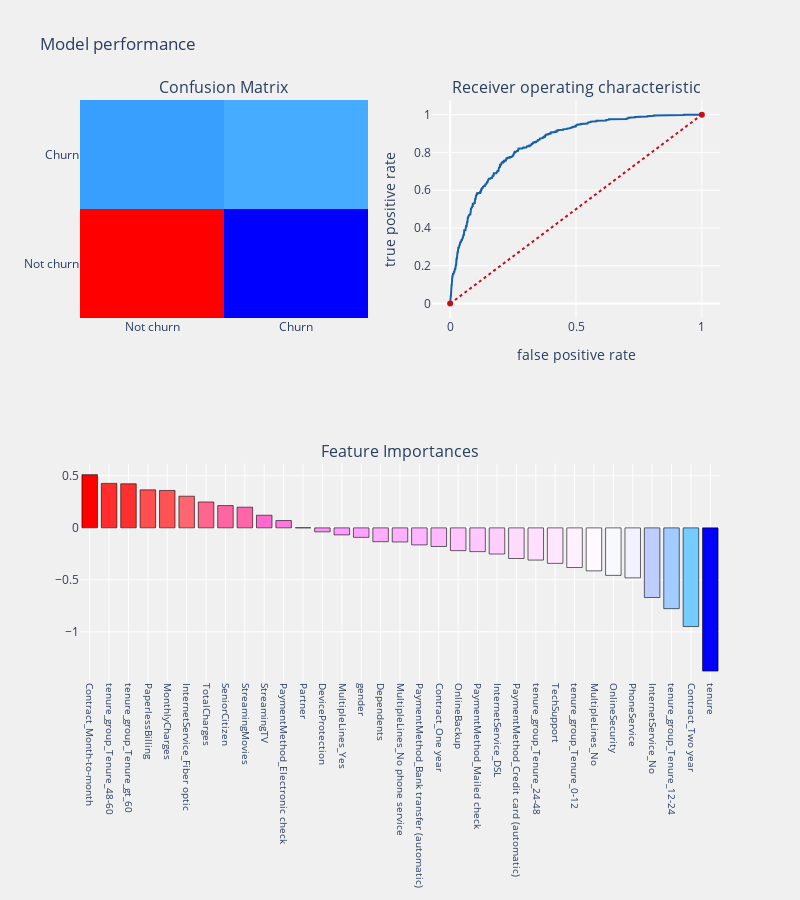

The code cell stored with this chart in its notebook:
### Markdown cell above
Churn Prediction Function

### Code cell
def churn_pred(algorithm, x_train, x_test, y_train, y_test, cols, cf, threshold_plot):
    #model
    algorithm.fit(x_train, y_train)
    predictions = algorithm.predict(x_test)
    probabilities = algorithm.predict_proba(x_test)
    
    #Coefficients
    
    if cf == "coefficients":
        coefficients = pd.DataFrame(algorithm.coef_.ravel())
    elif cf == "features":
        coefficients = pd.DataFrame(algorithm.feature_importances_)
        
    columns_df = pd.DataFrame(cols)
    coef_summary = (pd.merge(coefficients, columns_df, left_index = True, right_index = True, how = "left"))
    coef_summary.columns = ["coefficients", "features"]
    coef_summary = coef_summary.sort_values(by = "coefficients", ascending = False)
    
    print(algorithm)
    print("\n Classification report : \n", classification_report(y_test, predictions))
    print("Accuracy score : ", accuracy_score(y_test, predictions))
    
    #Confusion Matrix
    conf_matrix = confusion_matrix(y_test, predictions)
    
    #roc_auc_score
    model_roc_auc = roc_auc_score(y_test, predictions)
    print("Area under curve : ", model_roc_auc, "\n")
    fpr, tpr, thresholds = roc_curve(y_test, probabilities[:,1])
    
    #plot confusion matrix
    trace1 = go.Heatmap(z = conf_matrix ,
                        x = ["Not churn","Churn"],
                        y = ["Not churn","Churn"],
                        showscale  = False,colorscale = "Picnic",
                        name = "matrix")
    
    #plot roc curve
    trace2 = go.Scatter(x = fpr,y = tpr,
                        name = "Roc : " + str(model_roc_auc),
                        line = dict(color = ('rgb(22, 96, 167)'),width = 2))
    trace3 = go.Scatter(x = [0,1],y=[0,1],
                        line = dict(color = ('rgb(205, 12, 24)'),width = 2,
                        dash = 'dot'))
    
    #plot coeffs
    trace4 = go.Bar(x = coef_summary["features"],y = coef_summary["coefficients"],
                    name = "coefficients",
                    marker = dict(color = coef_summary["coefficients"],
                                  colorscale = "Picnic",
                                  line = dict(width = .6,color = "black")))
    
    #subplots
    fig = tls.make_subplots(rows=2, cols=2, specs=[[{}, {}], [{'colspan': 2}, None]],
                            subplot_titles=('Confusion Matrix',
                                            'Receiver operating characteristic',
                                            'Feature Importances'))
    
    fig.append_trace(trace1,1,1)
    fig.append_trace(trace2,1,2)
    fig.append_trace(trace3,1,2)
    fig.append_trace(trace4,2,1)
    
    fig['layout'].update(showlegend=False, title="Model performance" ,
                         autosize = False,height = 900,width = 800,
                         plot_bgcolor = 'rgba(240,240,240, 0.95)',
                         paper_bgcolor = 'rgba(240,240,240, 0.95)',
                         margin = dict(b = 195))
    fig["layout"]["xaxis2"].update(dict(title = "false positive rate"))
    fig["layout"]["yaxis2"].update(dict(title = "true positive rate"))
    fig["layout"]["xaxis3"].update(dict(showgrid = True,tickfont = dict(size = 10),
                                        tickangle = 90))
    py.iplot(fig)
    
    if threshold_plot == True : 
        visualizer = DiscriminationThreshold(algorithm)
        visualizer.fit(X_train,y_train)
        visualizer.poof()
        
        
logit = LogisticRegression(C = 1.0, dual = False, fit_intercept = True,
                          intercept_scaling = 1, max_iter = 100, multi_class = 'ovr', n_jobs = 1,
                          penalty = 'l2', random_state = None, solver = 'liblinear', tol = 0.0001,
                          verbose = 0, warm_start = False)

churn_pred(logit, X_train, X_test, y_train, y_test, important_columns, "coefficients", threshold_plot = True)

### Figure 1 — Plotly figure (JSON) as saved in the notebook; plotly's stock layout.template omitted (floating-point values rounded to 4 significant figures; data arrays with more than 128 entries replaced by an {"elided": "..."} marker saying what was removed)
{"data": [{"colorscale": [[0, "rgb(0,0,255)"], [0.1, "rgb(51,153,255)"], [0.2, "rgb(102,204,255)"], [0.3, "rgb(153,204,255)"], [0.4, "rgb(204,204,255)"], [0.5, "rgb(255,255,255)"], [0.6, "rgb(255,204,255)"], [0.7, "rgb(255,153,255)"], [0.8, "rgb(255,102,204)"], [0.9, "rgb(255,102,102)"], [1, "rgb(255,0,0)"]], "name": "matrix", "showscale": false, "type": "heatmap", "x": ["Not churn", "Churn"], "xaxis": "x", "y": ["Not churn", "Churn"], "yaxis": "y", "z": [[1152, 116], [231, 259]]}, {"line": {"color": "rgb(22, 96, 167)", "width": 2}, "name": "Roc : 0.7185443893645785", "type": "scatter", "x": {"elided": "486 float values"}, "xaxis": "x2", "y": {"elided": "486 float values"}, "yaxis": "y2"}, {"line": {"color": "rgb(205, 12, 24)", "dash": "dot", "width": 2}, "type": "scatter", "x": [0, 1], "xaxis": "x2", "y": [0, 1], "yaxis": "y2"}, {"marker": {"color": [0.5118, 0.428, 0.424, 0.3656, 0.3599, 0.3048, 0.2493, 0.2143, 0.199, 0.1216, 0.07057, 0.001045, -0.03824, -0.0674, -0.09132, -0.1328, -0.1357, -0.1638, -0.179, -0.219, -0.2284, -0.2513, -0.2947, -0.3098, -0.3415, -0.3814, -0.4133, -0.457, -0.4807, -0.6698, -0.7771, -0.9492, -1.378], "colorscale": [[0, "rgb(0,0,255)"], [0.1, "rgb(51,153,255)"], [0.2, "rgb(102,204,255)"], [0.3, "rgb(153,204,255)"], [0.4, "rgb(204,204,255)"], [0.5, "rgb(255,255,255)"], [0.6, "rgb(255,204,255)"], [0.7, "rgb(255,153,255)"], [0.8, "rgb(255,102,204)"], [0.9, "rgb(255,102,102)"], [1, "rgb(255,0,0)"]], "line": {"color": "black", "width": 0.6}}, "name": "coefficients", "type": "bar", "x": ["Contract_Month-to-month", "tenure_group_Tenure_48-60", "tenure_group_Tenure_gt_60", "PaperlessBilling", "MonthlyCharges", "InternetService_Fiber optic", "TotalCharges", "SeniorCitizen", "StreamingMovies", "StreamingTV", "PaymentMethod_Electronic check", "Partner", "DeviceProtection", "MultipleLines_Yes", "gender", "Dependents", "MultipleLines_No phone service", "PaymentMethod_Bank transfer (automatic)", "Contract_One year", "OnlineBackup", "PaymentMethod_Mailed check", "InternetService_DSL", "PaymentMethod_Credit card (automatic)", "tenure_group_Tenure_24-48", "TechSupport", "tenure_group_Tenure_0-12", "MultipleLines_No", "OnlineSecurity", "PhoneService", "InternetService_No", "tenure_group_Tenure_12-24", "Contract_Two year", "tenure"], "xaxis": "x3", "y": [0.5118, 0.428, 0.424, 0.3656, 0.3599, 0.3048, 0.2493, 0.2143, 0.199, 0.1216, 0.07057, 0.001045, -0.03824, -0.0674, -0.09132, -0.1328, -0.1357, -0.1638, -0.179, -0.219, -0.2284, -0.2513, -0.2947, -0.3098, -0.3415, -0.3814, -0.4133, -0.457, -0.4807, -0.6698, -0.7771, -0.9492, -1.378], "yaxis": "y3"}], "layout": {"annotations": [{"font": {"size": 16}, "showarrow": false, "text": "Confusion Matrix", "x": 0.225, "xanchor": "center", "xref": "paper", "y": 1, "yanchor": "bottom", "yref": "paper"}, {"font": {"size": 16}, "showarrow": false, "text": "Receiver operating characteristic", "x": 0.775, "xanchor": "center", "xref": "paper", "y": 1, "yanchor": "bottom", "yref": "paper"}, {"font": {"size": 16}, "showarrow": false, "text": "Feature Importances", "x": 0.5, "xanchor": "center", "xref": "paper", "y": 0.375, "yanchor": "bottom", "yref": "paper"}], "autosize": false, "height": 900, "margin": {"b": 195}, "paper_bgcolor": "rgba(240,240,240, 0.95)", "plot_bgcolor": "rgba(240,240,240, 0.95)", "showlegend": false, "title": {"text": "Model performance"}, "width": 800, "xaxis": {"anchor": "y", "domain": [0, 0.45]}, "xaxis2": {"anchor": "y2", "domain": [0.55, 1], "title": {"text": "false positive rate"}}, "xaxis3": {"anchor": "y3", "domain": [0, 1], "showgrid": true, "tickangle": 90, "tickfont": {"size": 10}}, "yaxis": {"anchor": "x", "domain": [0.625, 1]}, "yaxis2": {"anchor": "x2", "domain": [0.625, 1], "title": {"text": "true positive rate"}}, "yaxis3": {"anchor": "x3", "domain": [0, 0.375]}}}
